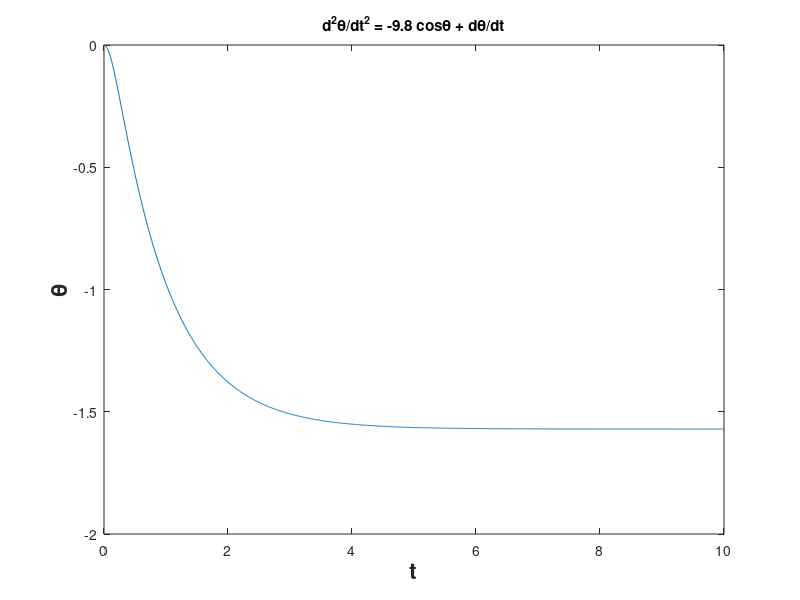

MATLAB code for this plot:
#!/usr/bin/octave
# Plotting simppenadj.txt
A     = importdata('simppenadj.txt');
t     = A(:,1);
theta = A(:,2);
figure
plot(t,theta)
xlabel('t','FontSize',16,'FontWeight','bold')
ylabel('\theta','FontSize',16,'FontWeight','bold')
title('{d^{2}\theta}/{d{t^{2}}} = -9.8 cos{\theta + {d\theta}/{dt}}')
